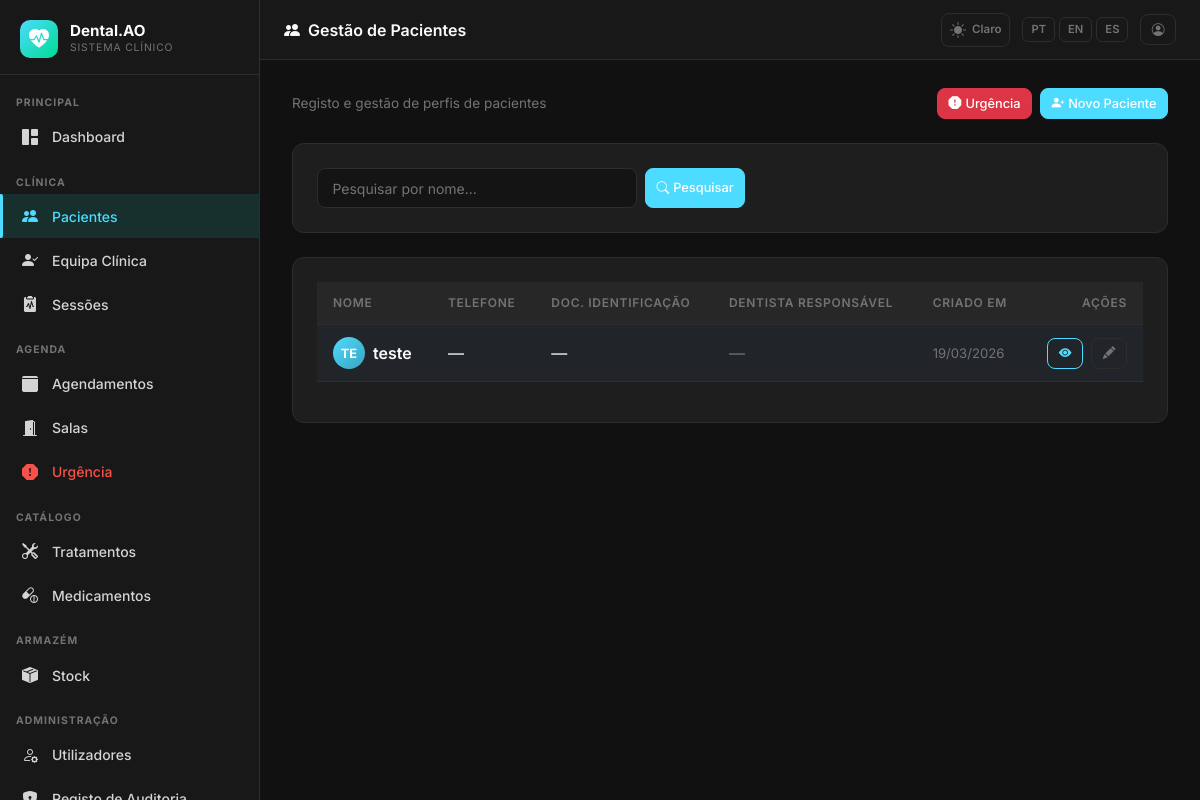
/patients/ (signed in), run on an earlier commit of the app's database.
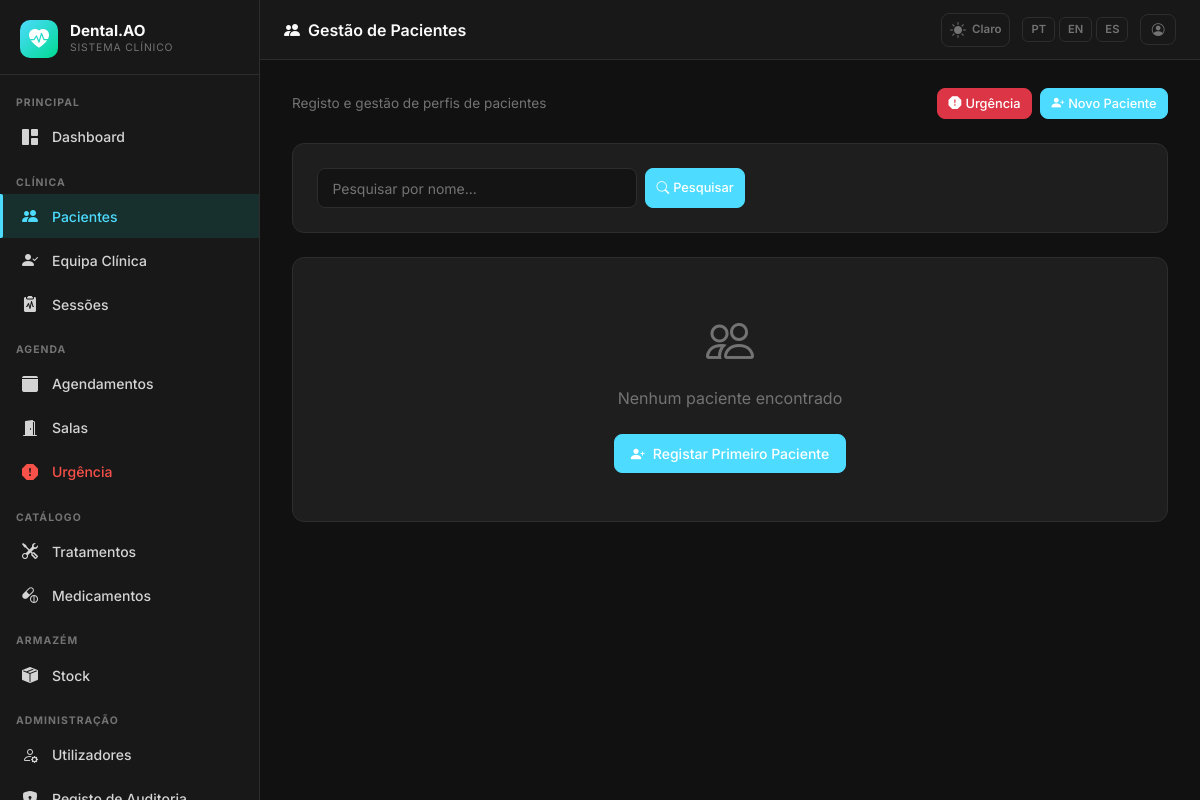
And on a later commit of the database.
### app/models.py (models this page shows)
class Patient(db.Model):
    __tablename__ = 'patients'
    id = db.Column(db.Integer, primary_key=True)
    user_id = db.Column(db.Integer, db.ForeignKey('users.id'), nullable=True)
    full_name = db.Column(db.String(200), nullable=False)
    date_of_birth = db.Column(db.Date, nullable=True)
    gender = db.Column(db.String(20), nullable=True)
    id_doc = db.Column('cpf_nif', db.String(30), nullable=True, unique=True)
    nationality = db.Column(db.String(100), nullable=True)
    address = db.Column(db.Text, nullable=True)
    city = db.Column(db.String(100), nullable=True)
    postal_code = db.Column(db.String(20), nullable=True)
    phone = db.Column(db.String(30), nullable=True)
    email = db.Column(db.String(120), nullable=True)
    emergency_contact_name = db.Column(db.String(200), nullable=True)
    emergency_contact_phone = db.Column(db.String(30), nullable=True)
    insurance_provider = db.Column(db.String(100), nullable=True)
    insurance_number = db.Column(db.String(50), nullable=True)
    photo_path = db.Column(db.String(500), nullable=True)
    anamnesis_pt = db.Column(db.Text, nullable=True)
    anamnesis_en = db.Column(db.Text, nullable=True)
    anamnesis_es = db.Column(db.Text, nullable=True)
    allergies_pt = db.Column(db.Text, nullable=True)
    allergies_en = db.Column(db.Text, nullable=True)
    allergies_es = db.Column(db.Text, nullable=True)
    medications_pt = db.Column(db.Text, nullable=True)
    medications_en = db.Column(db.Text, nullable=True)
    medications_es = db.Column(db.Text, nullable=True)
    chronic_conditions_pt = db.Column(db.Text, nullable=True)
    chronic_conditions_en = db.Column(db.Text, nullable=True)
    chronic_conditions_es = db.Column(db.Text, nullable=True)
    assigned_dentist_id = db.Column(db.Integer, db.ForeignKey('users.id'), nullable=True)
    is_active = db.Column(db.Boolean, default=True)
    created_at = db.Column(db.DateTime, default=lambda: datetime.now(timezone.utc))
    updated_at = db.Column(db.DateTime, default=lambda: datetime.now(timezone.utc),
                           onupdate=lambda: datetime.now(timezone.utc))
    user = db.relationship('User', foreign_keys=[user_id], backref='patient_profile')
    assigned_dentist = db.relationship('User', foreign_keys=[assigned_dentist_id], backref='assigned_patients')
    sessions = db.relationship('ClinicalSession', backref='patient', lazy='dynamic')
    appointments = db.relationship('Appointment', backref='patient', lazy='dynamic')
    care_team = db.relationship('PatientCareTeam', backref='patient', lazy='dynamic',
                                cascade='all, delete-orphan')

### app/patients/routes.py (the view)
@patients_bp.route('/')
@login_required
def index():
    if current_user.role == Role.PATIENT:
        profile = Patient.query.filter_by(user_id=current_user.id, is_active=True).first()
        if profile:
            return redirect(url_for('patients.detail', patient_id=profile.id))
        flash(_('O seu perfil de paciente ainda não está associado. Contacte a recepção.'), 'warning')
        return redirect(url_for('main.dashboard'))
    if current_user.role not in [Role.SUPERADMIN, Role.CLINICAL_DIRECTOR, Role.DENTIST, Role.RECEPTION]:
        abort(403)
    page = request.args.get('page', 1, type=int)
    search = request.args.get('q', '').strip()
    query = _patient_query()
    if search:
        query = query.filter(Patient.full_name.ilike(f'%{search}%'))
    query = query.order_by(Patient.full_name)
    patients = query.paginate(page=page, per_page=20)
    return render_template('patients/index.html', patients=patients, search=search)

### app/__init__.py (called while the page is built)
def get_locale():
    lang = session.get('lang')
    if lang in ['pt', 'en', 'es']:
        return lang
    return 'pt'

### app/models.py (called while the page is built)
    def role_display(self):
        role_map = {
            Role.SUPERADMIN: 'Superadmin',
            Role.CLINICAL_DIRECTOR: 'Diretor Clínico',
            Role.DENTIST: 'Dentista',
            Role.PATIENT: 'Paciente',
            Role.RECEPTION: 'Recepção',
        }
        return role_map.get(self.role, self.role)

    def role_badge_class(self):
        badge_map = {
            Role.SUPERADMIN: 'danger',
            Role.CLINICAL_DIRECTOR: 'primary',
            Role.DENTIST: 'success',
            Role.PATIENT: 'info',
            Role.RECEPTION: 'warning',
        }
        return badge_map.get(self.role, 'secondary')

    @classmethod
    def all_as_dict(cls):
        stored = {s.key: s.value for s in cls.query.all()}
        result = dict(cls._DEFAULTS)
        result.update(stored)
        return result

### app/templates/patients/index.html (shortened to what the changed rows need)
{% extends "base.html" %}
{% block content %}
{% if patients.items %}
<div class="dc-card pt-table-wrap">
  <div class="table-responsive">
    <table class="table dc-table">
      <thead>
        <tr>
          <th>{{ _('Nome') }}</th>
          <th>{{ _('Telefone') }}</th>
          <th>{{ _('Doc. Identificação') }}</th>
          <th>{{ _('Dentista Responsável') }}</th>
          <th>{{ _('Criado em') }}</th>
          <th class="text-end">{{ _('Ações') }}</th>
        </tr>
      </thead>
      <tbody>
        {% for patient in patients.items %}
        <tr>
          <td>
            <div class="d-flex align-items-center gap-2">
              {% if patient.photo_path %}
              <img src="{{ url_for('main.serve_upload', filename=patient.photo_path) }}"
                   alt="" width="32" height="32"
                   style="border-radius:50%;object-fit:cover;border:2px solid var(--dc-border)">
              {% else %}
              <div style="width:32px;height:32px;border-radius:50%;background:linear-gradient(135deg,var(--dc-primary),var(--dc-primary-d));display:flex;align-items:center;justify-content:center;font-weight:700;font-size:.8rem;color:#fff;flex-shrink:0">
                {{ patient.full_name[:2].upper() }}
              </div>
              {% endif %}
              <div>
                <a href="{{ url_for('patients.detail', patient_id=patient.id) }}"
                   class="fw-600 text-decoration-none" style="color:var(--dc-white)">
                  {{ patient.full_name }}
                </a>
              </div>
            </div>
          </td>
          <td>{{ patient.phone or '—' }}</td>
          <td>{{ patient.id_doc or '—' }}</td>
          <td>
            {% if patient.assigned_dentist %}
            <span style="color:var(--dc-success)">{{ patient.assigned_dentist.full_name }}</span>
            {% else %}
            <span style="color:var(--dc-text-muted)">—</span>
            {% endif %}
          </td>
          <td style="color:var(--dc-text-muted);font-size:.82rem">
            {{ patient.created_at.strftime('%d/%m/%Y') if patient.created_at else '—' }}
          </td>
          <td class="text-end">
            <a href="{{ url_for('patients.detail', patient_id=patient.id) }}"
               class="btn btn-sm btn-outline-primary me-1" title="{{ _('Ver') }}">
              <i class="bi bi-eye-fill"></i>
            </a>
            {% if current_user.role in ['superadmin','clinical_director','reception','dentist'] %}
            <a href="{{ url_for('patients.edit', patient_id=patient.id) }}"
               class="btn btn-sm btn-outline-secondary" title="{{ _('Editar') }}">
              <i class="bi bi-pencil-fill"></i>
            </a>
            {% endif %}
          </td>
        </tr>
        {% endfor %}
      </tbody>
    </table>
  </div>
</div>
{% else %}
<div class="dc-card text-center py-5">
  <div style="font-size:3rem;color:var(--dc-text-muted)"><i class="bi bi-people"></i></div>
  <p class="mt-2" style="color:var(--dc-text-muted)">{{ _('Nenhum paciente encontrado') }}</p>
  {% if current_user.role in ['superadmin','clinical_director','reception'] %}
  <a href="{{ url_for('patients.new') }}" class="btn btn-primary mt-2">
    <i class="bi bi-person-plus-fill me-2"></i>{{ _('Registar Primeiro Paciente') }}
  </a>
  {% endif %}
</div>
{% endif %}
{% endblock %}

What changed in the data, as far as the page shows it:
removed Patient: full_name "TE", full_name "teste", phone "—", cpf_nif "—", created_at "19/03/2026"
Also different on the page:
text no longer shown: "NOME TELEFONE DOC. IDENTIFICAÇÃO DENTISTA RESPONSÁVEL CRIADO EM AÇÕES"
text now shown: "Nenhum paciente encontrado Registar Primeiro Paciente"
